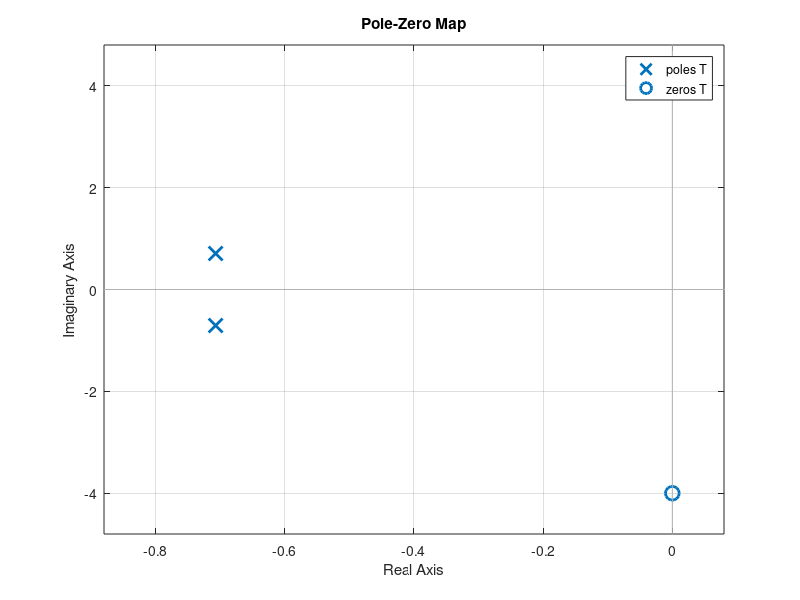
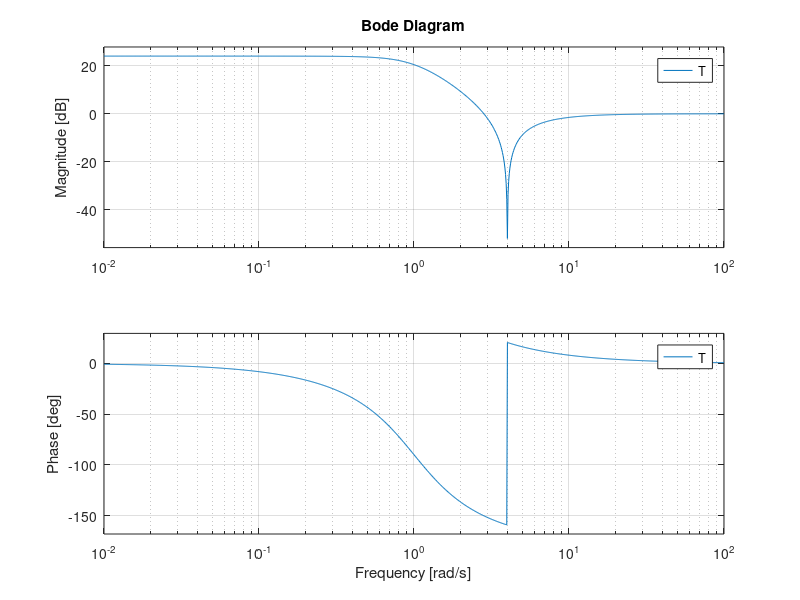

Here is the MATLAB script that generated these plots, in order:


a=0.5;
b=1;
d=1;
R=1/sqrt(2);
L=1;
C=1;

T = tf( [1 0 16] ,[1 sqrt(2) 1]);

W = logspace(-2,2,1000);

figure()
pzmap(T)
figure()
bode(T,W);
